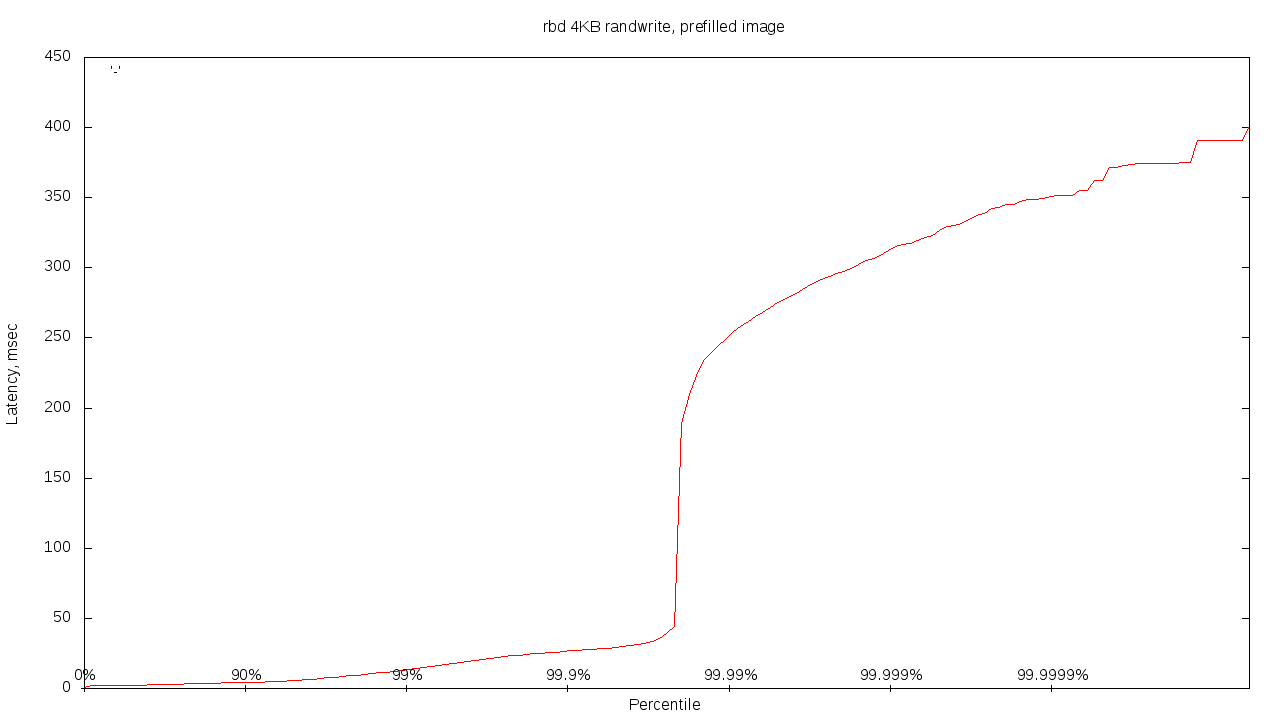

The script that saved this image:
set terminal png size 1280, 720
set output 'rbd_host_lat_hdr.png'
set logscale x
unset xtics
set title 'rbd 4KB randwrite, prefilled image'
set xlabel 'Percentile'
set ylabel 'Latency, msec'
set key top left
plot \
	'rbd_host_lat_hdr.log' using 4:1 with lines notitle, \
	'-' with labels center offset 0, 0.5 point
1 0.0 0%
10 0.0 90%
100 0.0 99%
1000 0.0 99.9%
10000 0.0 99.99%
100000 0.0 99.999%
1000000 0.0 99.9999%
e
